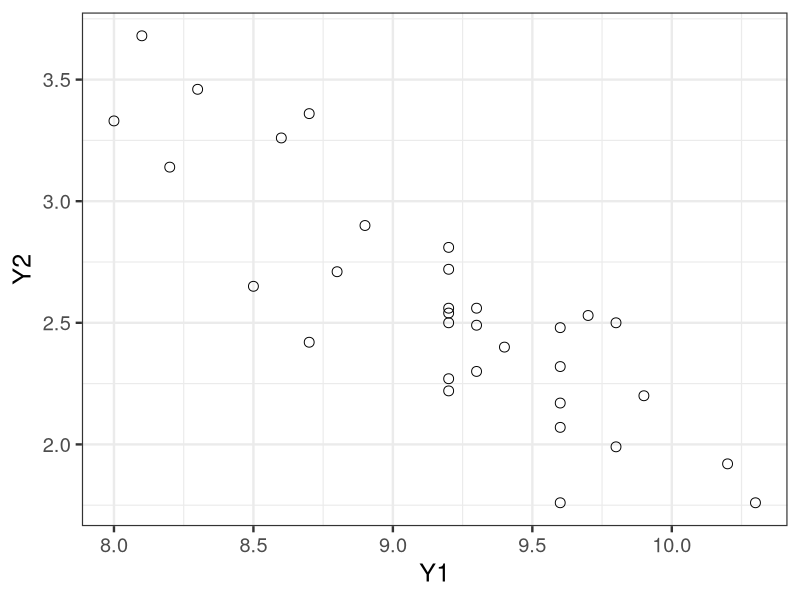

Reproduce this figure in R.
library(ggplot2)

d <- read.csv(file='input/data-mvn.txt')
p <- ggplot(data=d, aes(x=Y1, y=Y2))
p <- p + theme_bw(base_size=18)
p <- p + geom_point(shape=1, size=3)
ggsave(file='output/fig9-1.png', plot=p, dpi=300, w=4, h=3)
